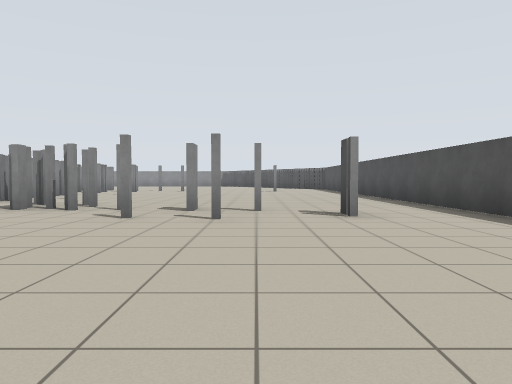
view 1 (above)

20 first-person views from a walk through a Stage world. The camera is 0.94 m above the floor, tilts 2° down and sees 70° across. Floor lines are 1 m apart. The floor is counted in squares, 2 m on a side. Each view is taken from the middle of a square. On the plan, view 1 faces up. The plan holds only what a view shows up to about 9 squares ahead; the rest is blank. Robots are left out.

view 2
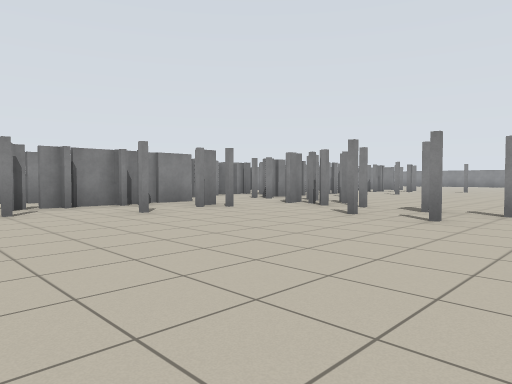

view 3
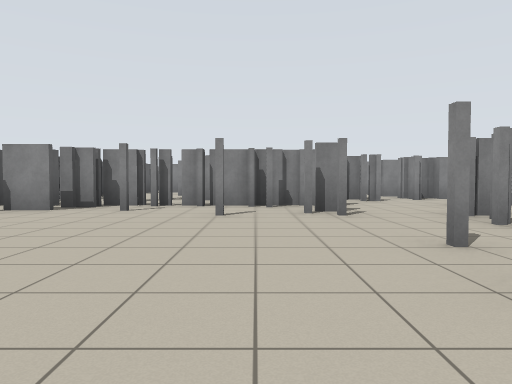

view 4
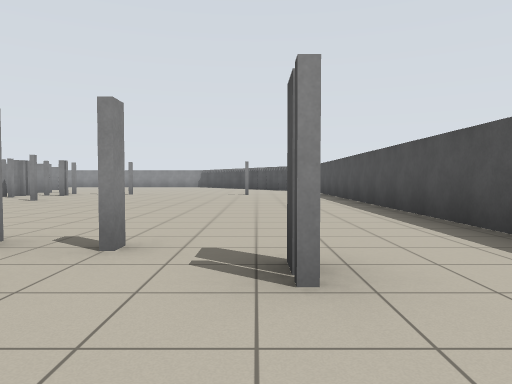

view 5
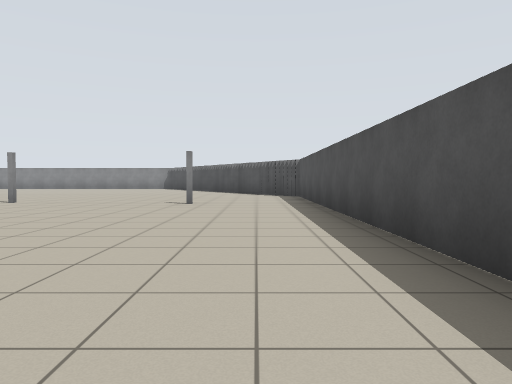

view 6
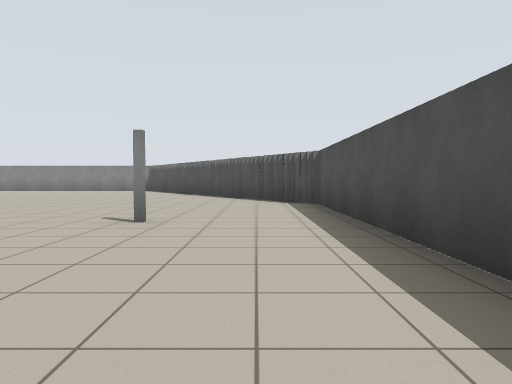

view 7
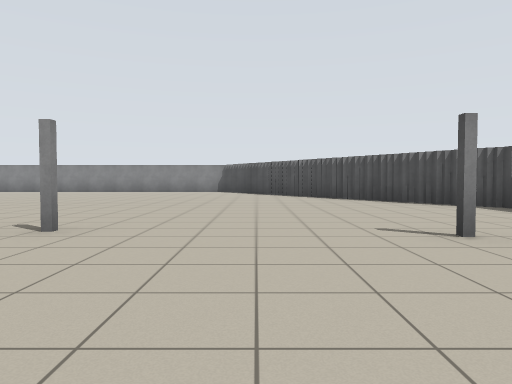

view 8
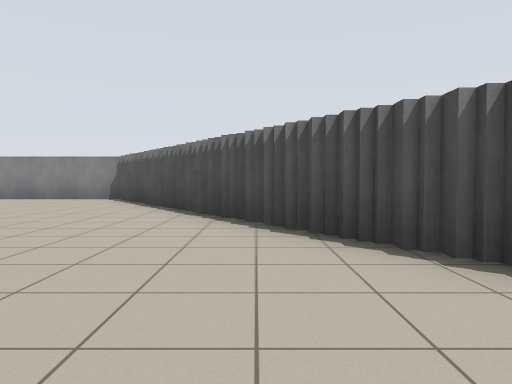

view 9
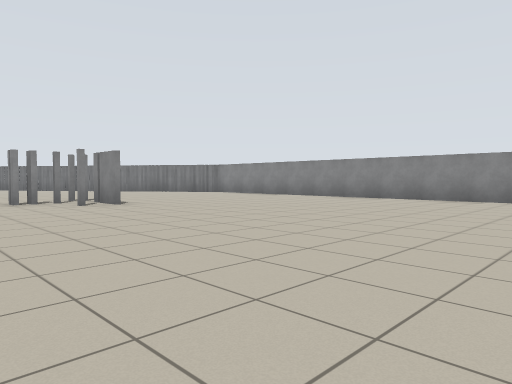

view 10
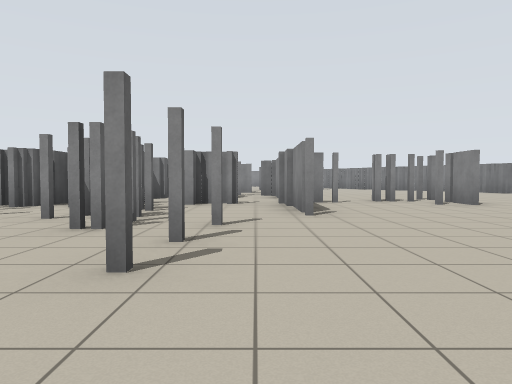

view 11
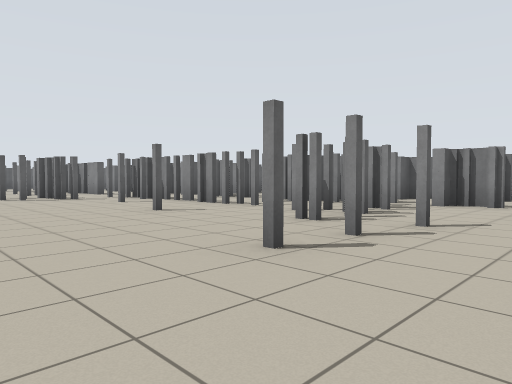

view 12
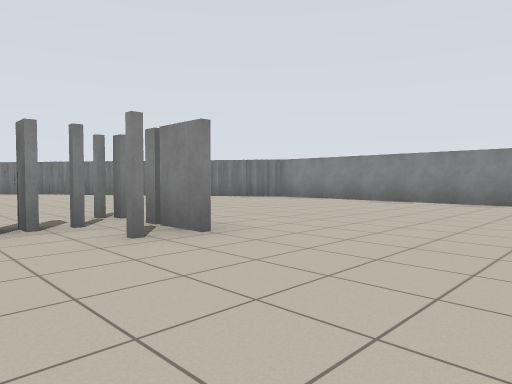

view 13
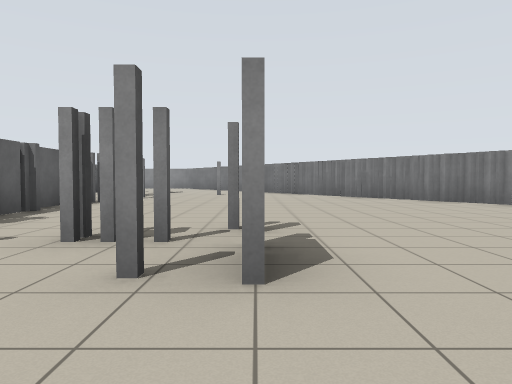

view 14
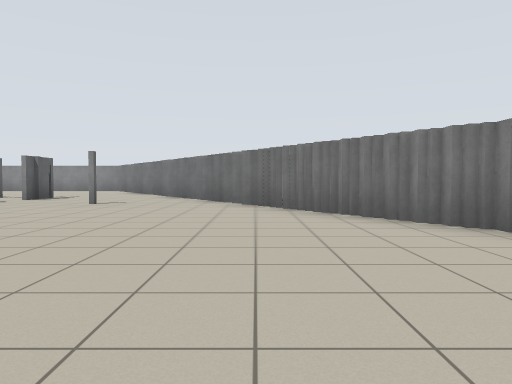

view 15
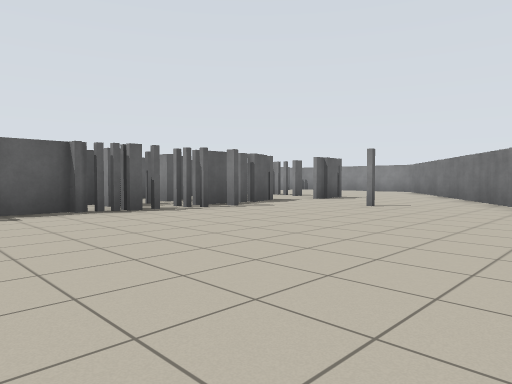

view 16
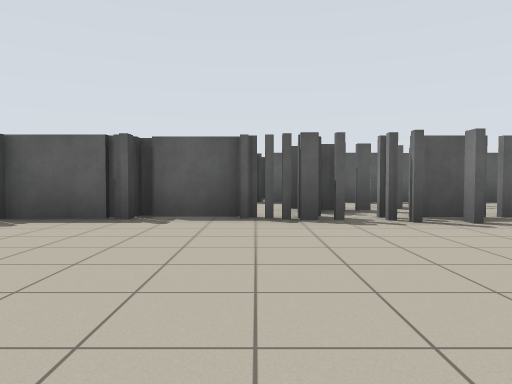

view 17
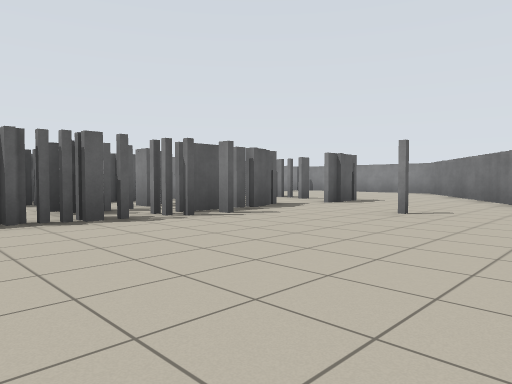

view 18
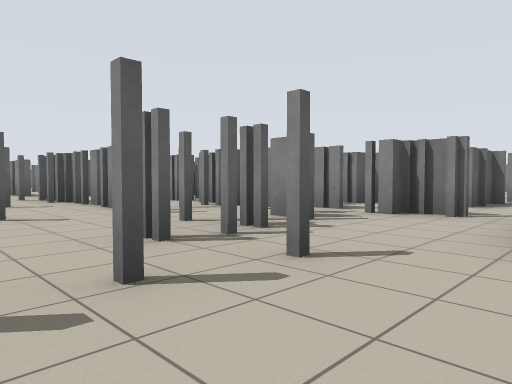

view 19
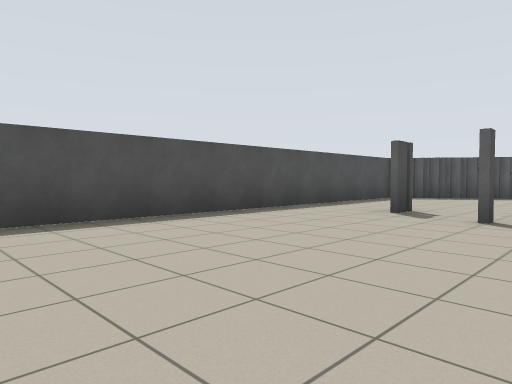

view 20
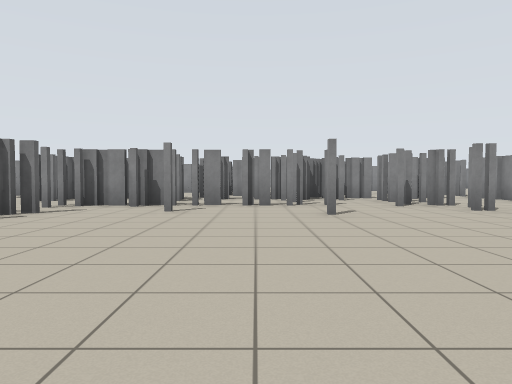

### Floor plan
Key: @ floor where view 1 was taken; # wall or solid block; x gap in a wall; . floor.
Columns run from 22 left of view 1 to 4 right of it. Each row starts with its distance up from view 1.
 25             ##########
 24         ##  .........#
 23        ##............##
 22      ###..............##
 21     ##.................#
 20   ###..................##
 19  ##..........##.........##
 18 ##...#.......##..........#
 17  .............x..........##
 16   .#. ####.## ###.........#
 15    ..#######..............#
 14       # #. ##.#.###....#..#
 13      .# ##  ..#####.......#
 12     ### ##  ####..........#
 11               ###.#.......#
 10                ##.........#
  9                 #.#.......#
  8                ###........#
  7               ######......#
  6               ##..##..#...#
  5               ##.......#..#
  4                 #.#.#.#...#
  3                 #x#.......#
  2                ##.........#
  1               ####.......##
  0                 ##....@.##
 -1                 ##.    ##
 -2                ##

Positions as (right, up) in squares from view 1, and headings:
1: (0, 0), facing up
2: (1, 0), facing up-left
3: (1, 3), facing left
4: (1, 3), facing up
5: (2, 7), facing up
6: (2, 10), facing up
7: (-1, 11), facing up
8: (1, 16), facing up
9: (-1, 16), facing up-left
10: (-1, 15), facing left
11: (-1, 16), facing down-left
12: (-5, 17), facing up-left
13: (-6, 19), facing left
14: (-10, 21), facing left
15: (-11, 21), facing down-left
16: (-13, 20), facing down
17: (-12, 20), facing down-left
18: (-3, 16), facing down-left
19: (-1, 10), facing down-right
20: (1, 10), facing left
